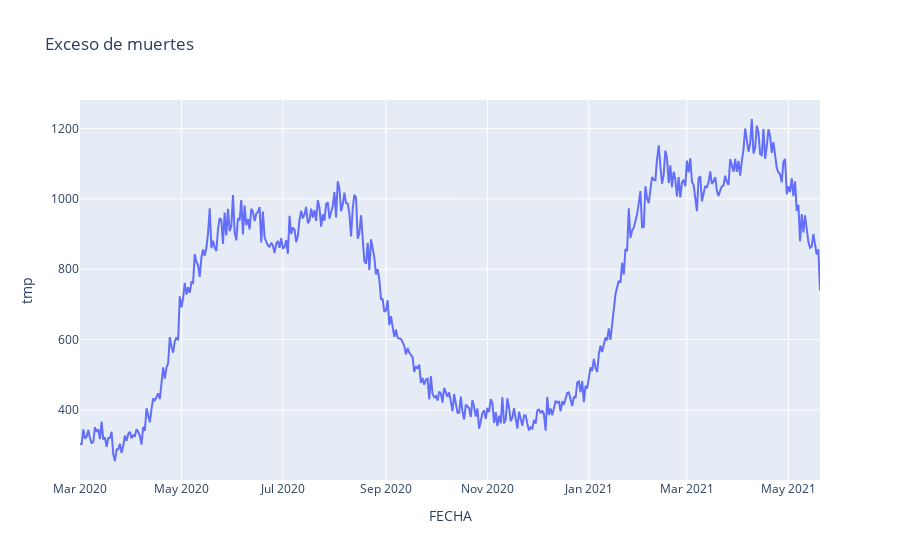

The notebook cell saved with this chart:
### Code cell
import plotly.express as px

fig = px.line(sinadef_covid_total_filter, x="FECHA", y="tmp", title='Exceso de muertes')
fig.show()

### Figure 1 — Plotly figure (JSON) as saved in the notebook; plotly's stock layout.template omitted (floating-point values rounded to 4 significant figures; data arrays with more than 128 entries replaced by an {"elided": "..."} marker saying what was removed)
{"data": [{"hovertemplate": "FECHA=%{x}<br>tmp=%{y}<extra></extra>", "legendgroup": "", "line": {"color": "#636efa", "dash": "solid"}, "mode": "lines", "name": "", "orientation": "v", "showlegend": false, "type": "scatter", "x": {"elided": "446 str values"}, "xaxis": "x", "y": {"elided": "446 int values"}, "yaxis": "y"}], "layout": {"legend": {"tracegroupgap": 0}, "title": {"text": "Exceso de muertes"}, "xaxis": {"anchor": "y", "domain": [0, 1], "title": {"text": "FECHA"}}, "yaxis": {"anchor": "x", "domain": [0, 1], "title": {"text": "tmp"}}}}
